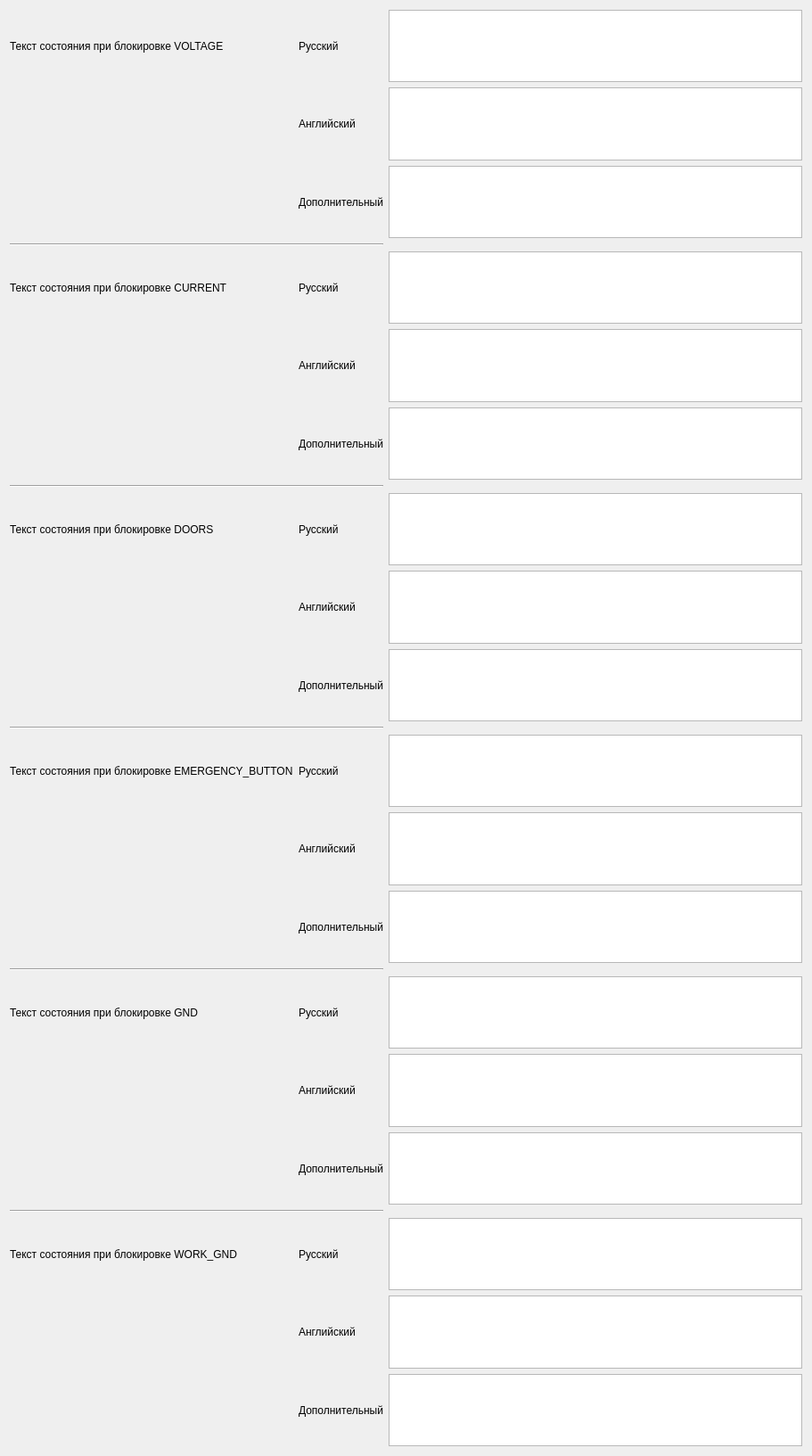
            <widget class="QWidget" name="scrollAreaWidgetContents_2">
             <property name="geometry">
              <rect>
               <x>0</x>
               <y>-1193</y>
               <width>911</width>
               <height>1633</height>
              </rect>
             </property>
             <layout class="QHBoxLayout" name="horizontalLayout_6">
              <item>
               <layout class="QGridLayout" name="gridLayout_3">
                <item row="1" column="1">
                 <widget class="QLabel" name="label_31">
                  <property name="text">
                   <string>Английский</string>
                  </property>
                 </widget>
                </item>
                <item row="0" column="2">
                 <widget class="QTextEdit" name="textVolt">
                  <property name="verticalScrollBarPolicy">
                   <enum>Qt::ScrollBarAlwaysOff</enum>
                  </property>
                  <property name="sizeAdjustPolicy">
                   <enum>QAbstractScrollArea::AdjustIgnored</enum>
                  </property>
                  <property name="overwriteMode">
                   <bool>false</bool>
                  </property>
                 </widget>
                </item>
                <item row="1" column="2">
                 <widget class="QTextEdit" name="textVoltEN">
                  <property name="verticalScrollBarPolicy">
                   <enum>Qt::ScrollBarAlwaysOff</enum>
                  </property>
                 </widget>
                </item>
                <item row="18" column="1">
                 <widget class="QLabel" name="label_45">
                  <property name="text">
                   <string>Дополнительный</string>
                  </property>
                 </widget>
                </item>
                <item row="6" column="2">
                 <widget class="QTextEdit" name="textCurOt">
                  <property name="verticalScrollBarPolicy">
                   <enum>Qt::ScrollBarAlwaysOff</enum>
                  </property>
                 </widget>
                </item>
                <item row="14" column="2">
                 <widget class="QTextEdit" name="textEmergencyOt">
                  <property name="verticalScrollBarPolicy">
                   <enum>Qt::ScrollBarAlwaysOff</enum>
                  </property>
                 </widget>
                </item>
                <item row="8" column="0">
                 <widget class="QLabel" name="label_15">
                  <property name="text">
                   <string>Текст состояния при блокировке DOORS</string>
                  </property>
                 </widget>
                </item>
                <item row="12" column="0">
                 <widget class="QLabel" name="label_16">
                  <property name="text">
                   <string>Текст состояния при блокировке EMERGENCY_BUTTON</string>
                  </property>
                 </widget>
                </item>
                <item row="4" column="2">
                 <widget class="QTextEdit" name="textCur">
                  <property name="verticalScrollBarPolicy">
                   <enum>Qt::ScrollBarAlwaysOff</enum>
                  </property>
                 </widget>
                </item>
                <item row="5" column="2">
                 <widget class="QTextEdit" name="textCurEN">
                  <property name="verticalScrollBarPolicy">
                   <enum>Qt::ScrollBarAlwaysOff</enum>
                  </property>
                 </widget>
                </item>
                <item row="0" column="1">
                 <widget class="QLabel" name="label_32">
                  <property name="text">
                   <string>Русский</string>
                  </property>
                 </widget>
                </item>
                <item row="12" column="2">
                 <widget class="QTextEdit" name="textEmergency">
                  <property name="verticalScrollBarPolicy">
                   <enum>Qt::ScrollBarAlwaysOff</enum>
                  </property>
                 </widget>
                </item>
                <item row="4" column="0">
                 <widget class="QLabel" name="label_30">
                  <property name="text">
                   <string>Текст состояния при блокировке CURRENT</string>
                  </property>
                 </widget>
                </item>
                <item row="8" column="1">
                 <widget class="QLabel" name="label_37">
                  <property name="text">
                   <string>Русский</string>
                  </property>
                 </widget>
                </item>
                <item row="2" column="2">
                 <widget class="QTextEdit" name="textVoltOt">
                  <property name="verticalScrollBarPolicy">
                   <enum>Qt::ScrollBarAlwaysOff</enum>
                  </property>
                 </widget>
                </item>
                <item row="20" column="2">
                 <widget class="QTextEdit" name="textWorkGnd">
                  <property name="verticalScrollBarPolicy">
                   <enum>Qt::ScrollBarAlwaysOff</enum>
                  </property>
                 </widget>
                </item>
                <item row="5" column="1">
                 <widget class="QLabel" name="label_35">
                  <property name="text">
                   <string>Английский</string>
                  </property>
                 </widget>
                </item>
                <item row="17" column="1">
                 <widget class="QLabel" name="label_44">
                  <property name="text">
                   <string>Английский</string>
                  </property>
                 </widget>
                </item>
                <item row="13" column="1">
                 <widget class="QLabel" name="label_41">
                  <property name="text">
                   <string>Английский</string>
                  </property>
                 </widget>
                </item>
                <item row="18" column="2">
                 <widget class="QTextEdit" name="textGndOt">
                  <property name="verticalScrollBarPolicy">
                   <enum>Qt::ScrollBarAlwaysOff</enum>
                  </property>
                 </widget>
                </item>
                <item row="20" column="0">
                 <widget class="QLabel" name="label_18">
                  <property name="text">
                   <string>Текст состояния при блокировке WORK_GND</string>
                  </property>
                 </widget>
                </item>
                <item row="12" column="1">
                 <widget class="QLabel" name="label_40">
                  <property name="text">
                   <string>Русский</string>
                  </property>
                 </widget>
                </item>
                <item row="16" column="0">
                 <widget class="QLabel" name="label_17">
                  <property name="text">
                   <string>Текст состояния при блокировке GND</string>
                  </property>
                 </widget>
                </item>
                <item row="10" column="2">
                 <widget class="QTextEdit" name="textDoorsOt">
                  <property name="verticalScrollBarPolicy">
                   <enum>Qt::ScrollBarAlwaysOff</enum>
                  </property>
                 </widget>
                </item>
                <item row="16" column="2">
                 <widget class="QTextEdit" name="textGnd">
                  <property name="verticalScrollBarPolicy">
                   <enum>Qt::ScrollBarAlwaysOff</enum>
                  </property>
                 </widget>
                </item>
                <item row="7" column="0" colspan="2">
                 <widget class="Line" name="line_3">
                  <property name="orientation">
                   <enum>Qt::Horizontal</enum>
                  </property>
                 </widget>
                </item>
                <item row="15" column="0" colspan="2">
                 <widget class="Line" name="line_5">
                  <property name="orientation">
                   <enum>Qt::Horizontal</enum>
                  </property>
                 </widget>
                </item>
                <item row="9" column="2">
                 <widget class="QTextEdit" name="textDoorsEN">
                  <property name="verticalScrollBarPolicy">
                   <enum>Qt::ScrollBarAlwaysOff</enum>
                  </property>
                 </widget>
                </item>
                <item row="17" column="2">
                 <widget class="QTextEdit" name="textGndEN">
                  <property name="verticalScrollBarPolicy">
                   <enum>Qt::ScrollBarAlwaysOff</enum>
                  </property>
                 </widget>
                </item>
                <item row="4" column="1">
                 <widget class="QLabel" name="label_34">
                  <property name="text">
                   <string>Русский</string>
                  </property>
                 </widget>
                </item>
                <item row="8" column="2">
                 <widget class="QTextEdit" name="textDoors">
                  <property name="verticalScrollBarPolicy">
                   <enum>Qt::ScrollBarAlwaysOff</enum>
                  </property>
                 </widget>
                </item>
                <item row="21" column="2">
                 <widget class="QTextEdit" name="textWorkGndEN">
                  <property name="verticalScrollBarPolicy">
                   <enum>Qt::ScrollBarAlwaysOff</enum>
                  </property>
                 </widget>
                </item>
                <item row="13" column="2">
                 <widget class="QTextEdit" name="textEmergencyEN">
                  <property name="verticalScrollBarPolicy">
                   <enum>Qt::ScrollBarAlwaysOff</enum>
                  </property>
                 </widget>
                </item>
                <item row="16" column="1">
                 <widget class="QLabel" name="label_43">
                  <property name="text">
                   <string>Русский</string>
                  </property>
                 </widget>
                </item>
                <item row="2" column="1">
                 <widget class="QLabel" name="label_33">
                  <property name="text">
                   <string>Дополнительный</string>
                  </property>
                 </widget>
                </item>
                <item row="6" column="1">
                 <widget class="QLabel" name="label_36">
                  <property name="text">
                   <string>Дополнительный</string>
                  </property>
                 </widget>
                </item>
                <item row="0" column="0">
                 <widget class="QLabel" name="label">
                  <property name="text">
                   <string>Текст состояния при блокировке VOLTAGE</string>
                  </property>
                 </widget>
                </item>
                <item row="9" column="1">
                 <widget class="QLabel" name="label_38">
                  <property name="text">
                   <string>Английский</string>
                  </property>
                 </widget>
                </item>
                <item row="10" column="1">
                 <widget class="QLabel" name="label_39">
                  <property name="text">
                   <string>Дополнительный</string>
                  </property>
                 </widget>
                </item>
                <item row="14" column="1">
                 <widget class="QLabel" name="label_42">
                  <property name="text">
                   <string>Дополнительный</string>
                  </property>
                 </widget>
                </item>
                <item row="22" column="2">
                 <widget class="QTextEdit" name="textWorkGndOt">
                  <property name="verticalScrollBarPolicy">
                   <enum>Qt::ScrollBarAlwaysOff</enum>
                  </property>
                 </widget>
                </item>
                <item row="3" column="0" colspan="2">
                 <widget class="Line" name="line_2">
                  <property name="orientation">
                   <enum>Qt::Horizontal</enum>
                  </property>
                 </widget>
                </item>
                <item row="11" column="0" colspan="2">
                 <widget class="Line" name="line_4">
                  <property name="orientation">
                   <enum>Qt::Horizontal</enum>
                  </property>
                 </widget>
                </item>
                <item row="19" column="0" colspan="2">
                 <widget class="Line" name="line_6">
                  <property name="orientation">
                   <enum>Qt::Horizontal</enum>
                  </property>
                 </widget>
                </item>
                <item row="20" column="1">
                 <widget class="QLabel" name="label_46">
                  <property name="text">
                   <string>Русский</string>
                  </property>
                 </widget>
                </item>
                <item row="21" column="1">
                 <widget class="QLabel" name="label_47">
                  <property name="text">
                   <string>Английский</string>
                  </property>
                 </widget>
                </item>
                <item row="22" column="1">
                 <widget class="QLabel" name="label_48">
                  <property name="text">
                   <string>Дополнительный</string>
                  </property>
                 </widget>
                </item>
               </layout>
              </item>
             </layout>
            </widget>
